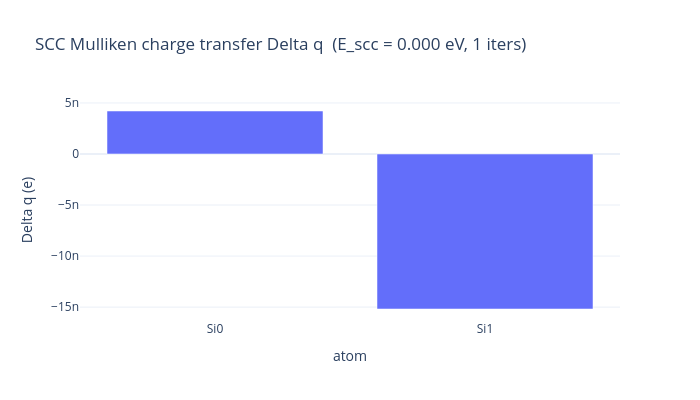

Notebook source saved alongside this figure:
### Code cell
# SCC-DFTB Mulliken charge transfer bar chart (+ E_scc, iter count in title)
from slakonet.examples.full_demo import task_scc_charges
task_scc_charges(atoms, model, out='demo').show()

### Figure 1 — Plotly figure (JSON) as saved in the notebook; plotly's stock layout.template omitted (floating-point values rounded to 4 significant figures)
{"data": [{"type": "bar", "x": ["Si0", "Si1"], "y": [4.21e-09, -1.518e-08]}], "layout": {"height": 400, "title": {"text": "SCC Mulliken charge transfer Delta q  (E_scc = 0.000 eV, 1 iters)"}, "width": 700, "xaxis": {"title": {"text": "atom"}}, "yaxis": {"title": {"text": "Delta q (e)"}}}}
